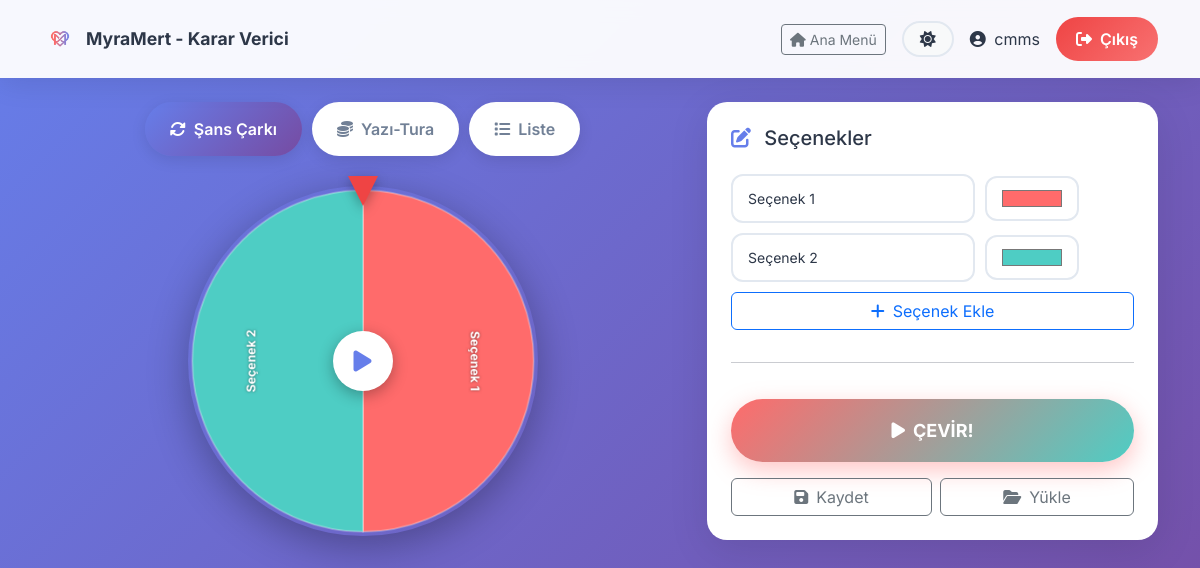
Before: /karar-verici/ (signed in) with the older database file.
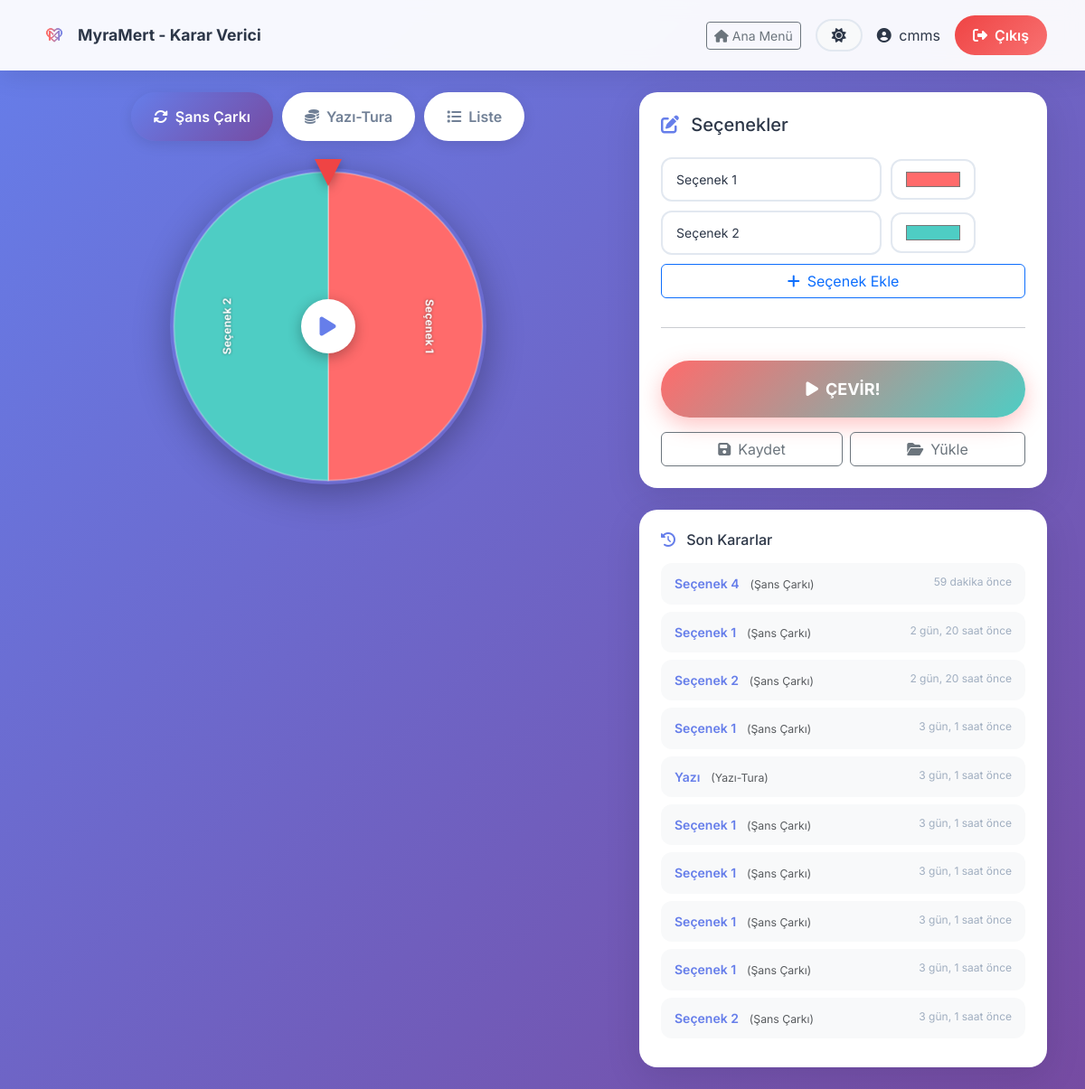
After: the same page with the newer database file.
### core/models.py (models this page shows, shortened)
class DecisionHistory(models.Model):
    user = models.ForeignKey(User, on_delete=models.CASCADE)
    wheel_name = models.CharField(max_length=100, verbose_name="Çark Adı")
    result = models.CharField(max_length=100, verbose_name="Sonuç")
    decided_at = models.DateTimeField(auto_now_add=True)
    class Meta:
        ordering = ['-decided_at']
        verbose_name = "Karar Geçmişi"
        verbose_name_plural = "Karar Geçmişleri"

### core/views.py (the view)
# urls.py: path('karar-verici/', views.decision_maker_dashboard, name='decision_maker'),
@login_required
def decision_maker_dashboard(request):
    saved_wheels = DecisionWheel.objects.filter(user=request.user, is_template=False)
    template_wheels = DecisionWheel.objects.filter(is_template=True)
    recent_decisions = DecisionHistory.objects.filter(user=request.user)[:10]
    return render(request, 'core/decision_maker.html', {
        'saved_wheels': saved_wheels,
        'template_wheels': template_wheels,
        'recent_decisions': recent_decisions,
    })

### core/templates/core/decision_maker.html (shortened to what this page needs)
{% extends 'core/base.html' %}
{% load static %}
{% block page_subtitle %} - Karar Verici{% endblock %}
{% block navbar_extra %}
<a href="{% url 'dashboard' %}" class="btn btn-outline-secondary btn-sm">
    <i class="fas fa-home me-1"></i>Ana Menü
</a>
{% endblock %}
{% block content %}
<div class="row">
    <div class="col-lg-7 mb-4">
        <div class="mode-tabs">
            <button class="mode-tab active" data-mode="wheel">
                <i class="fas fa-sync-alt me-2"></i>Şans Çarkı
            </button>
            <button class="mode-tab" data-mode="coin">
                <i class="fas fa-coins me-2"></i>Yazı-Tura
            </button>
            <button class="mode-tab" data-mode="list">
                <i class="fas fa-list me-2"></i>Liste
            </button>
        </div>
        <div id="wheelMode" class="mode-content">
            <div class="wheel-container">
                <div class="wheel-pointer"></div>
                <div class="wheel-wrapper">
                    <div class="wheel-center" onclick="spinWheel()">
                        <i class="fas fa-play"></i>
                    </div>
                </div>
            </div>
        </div>
    </div>
    <div class="col-lg-5">
        <div class="options-container">
            <h5 class="mb-4">
                <i class="fas fa-edit me-2" style="color: var(--primary-start);"></i>
                Seçenekler
            </h5>
            <div id="optionsInputs">
            </div>
            <button class="btn btn-outline-primary w-100 mb-3" onclick="addOption()">
                <i class="fas fa-plus me-2"></i>Seçenek Ekle
            </button>
            <hr>
            <div class="d-flex gap-2">
                <button class="spin-btn flex-grow-1" onclick="spinWheel()" id="mainSpinBtn">
                    <i class="fas fa-play me-2"></i>ÇEVİR!
                </button>
            </div>
            <div class="d-flex gap-2 mt-3">
                <button class="btn btn-outline-secondary flex-grow-1" data-bs-toggle="modal"
                    data-bs-target="#saveModal">
                    <i class="fas fa-save me-2"></i>Kaydet
                </button>
                <button class="btn btn-outline-secondary flex-grow-1" data-bs-toggle="modal"
                    data-bs-target="#loadModal">
                    <i class="fas fa-folder-open me-2"></i>Yükle
                </button>
            </div>
        </div>
        {% if recent_decisions %}
        <div class="options-container mt-4">
            <h6 class="mb-3">
                <i class="fas fa-history me-2" style="color: var(--primary-start);"></i>
                Son Kararlar
            </h6>
            {% for decision in recent_decisions %}
            <div class="history-item">
                <div>
                    <span class="history-result">{{ decision.result }}</span>
                    <small class="text-muted ms-2">({{ decision.wheel_name }})</small>
                </div>
                <span class="history-date">{{ decision.decided_at|timesince }} önce</span>
            </div>
            {% endfor %}
        </div>
        {% endif %}
    </div>
</div>
<div class="confetti" id="confetti"></div>
{% endblock %}

### core/templates/core/base.html (shortened to what this page needs)
{% load static %}
<!DOCTYPE html>
<html lang="tr" data-theme="light">
<head>
    <link href="https://cdn.jsdelivr.net/npm/bootstrap@5.3.0/dist/css/bootstrap.min.css" rel="stylesheet">
    <link href="https://cdnjs.cloudflare.com/ajax/libs/font-awesome/6.5.1/css/all.min.css" rel="stylesheet">
    <link href="{% static 'css/styles.css' %}" rel="stylesheet">
</head>
<body>
    <nav class="navbar navbar-custom">
        <div class="container">
            <a class="navbar-brand" href="{% url 'dashboard' %}">
                <img src="{% static 'images/favicon.png' %}" alt="MyraMert" class="navbar-logo">
                <span class="brand-text">MyraMert{% block page_subtitle %}{% endblock %}</span>
            </a>
            <div class="d-flex align-items-center gap-3">
                {% block navbar_extra %}{% endblock %}
                <button class="theme-toggle" id="themeToggle" title="Tema Değiştir">
                    <i class="fas fa-sun" id="themeIcon"></i>
                </button>
                {% if user.is_authenticated %}
                <span class="d-none d-md-inline" style="color: var(--text-primary);">
                    <i class="fas fa-user-circle me-1"></i>
                    {{ user.username }}
                </span>
                <a href="{% url 'logout' %}" class="btn-danger-gradient" style="padding: 10px 20px;">
                    <i class="fas fa-sign-out-alt"></i>
                    <span class="d-none d-md-inline">Çıkış</span>
                </a>
                {% endif %}
            </div>
        </div>
    </nav>
    <main class="{% block main_class %}container py-4{% endblock %}">
        {% block content %}{% endblock %}
    </main>
</body>
</html>

### static/css/styles.css (style rules this page uses)
:root { --primary-start: #667eea; --primary-end: #764ba2; --primary-gradient: linear-gradient(135deg, var(--primary-start), var(--primary-end)); --success-start: #10b981; --success-end: #34d399; --success-gradient: linear-gradient(135deg, var(--success-start), var(--success-end)); --danger-start: #ef4444; --danger-end: #f87171; --danger-gradient: linear-gradient(135deg, var(--danger-start), var(--danger-end)); --warning-start: #f59e0b; --warning-end: #fbbf24; --warning-gradient: linear-gradient(135deg, var(--warning-start), var(--warning-end)); --accent-start: #11998e; --accent-end: #38ef7d; --accent-gradient: linear-gradient(135deg, var(--accent-start), var(--accent-end)); --text-primary: #2d3748; --text-secondary: #718096; --text-muted: #a0aec0; --bg-body: linear-gradient(135deg, #667eea 0%, #764ba2 100%); --bg-card: #ffffff; --bg-card-secondary: #f8f9fa; --bg-navbar: rgba(255, 255, 255, 0.95); --border-color: #e2e8f0; --shadow-color: rgba(0, 0, 0, 0.1); --space-xs: 4px; --space-sm: 8px; --space-md: 16px; --space-lg: 24px; --space-xl: 40px; --space-2xl: 60px; --radius-sm: 8px; --radius-md: 12px; --radius-lg: 20px; --radius-xl: 25px; --radius-full: 50px; --font-sans: 'Inter', 'Segoe UI', system-ui, -apple-system, sans-serif; --font-weight-normal: 400; --font-weight-medium: 500; --font-weight-semibold: 600; --font-weight-bold: 700; --transition-fast: 0.2s ease; --transition-base: 0.3s ease; --transition-slow: 0.5s ease; }
* { box-sizing: border-box; }
body { background: var(--bg-body); min-height: 100vh; font-family: var(--font-sans); color: var(--text-primary); margin: 0; padding: 0; transition: background var(--transition-slow), color var(--transition-base); }
.navbar-custom { background: var(--bg-navbar); backdrop-filter: blur(10px); -webkit-backdrop-filter: blur(10px); box-shadow: 0 4px 30px var(--shadow-color); padding: var(--space-md) 0; transition: background var(--transition-base); }
.navbar-custom .navbar-brand { font-weight: var(--font-weight-bold); color: var(--text-primary); text-decoration: none; display: flex; align-items: center; gap: var(--space-sm); }
.navbar-logo { width: 36px; height: 36px; object-fit: contain; border-radius: 6px; }
.brand-text { font-size: 1.1rem; }
.btn-danger-gradient { background: var(--danger-gradient); color: white; border: none; padding: var(--space-md) var(--space-xl); border-radius: var(--radius-full); font-weight: var(--font-weight-semibold); cursor: pointer; transition: transform var(--transition-fast), box-shadow var(--transition-base); display: inline-flex; align-items: center; gap: var(--space-sm); text-decoration: none; }
.theme-toggle { background: var(--bg-card-secondary); border: 2px solid var(--border-color); border-radius: var(--radius-full); padding: var(--space-sm) var(--space-md); cursor: pointer; display: flex; align-items: center; gap: var(--space-sm); transition: all var(--transition-base); color: var(--text-primary); }
.theme-toggle i { font-size: 1rem; }

Changed rows visible on the page:
added DecisionHistory: result "Seçenek 4", wheel_name "Şans Çarkı", decided_at "59 dakika"
added DecisionHistory: result "Seçenek 1", wheel_name "Şans Çarkı", decided_at "2 gün, 20 saat"
added DecisionHistory: result "Seçenek 2", wheel_name "Şans Çarkı", decided_at "2 gün, 20 saat"
added DecisionHistory: result "Seçenek 1", wheel_name "Şans Çarkı", decided_at "3 gün, 1 saat"
added DecisionHistory: result "Yazı", wheel_name "Yazı-Tura", decided_at "3 gün, 1 saat"
added DecisionHistory: result "Seçenek 1", wheel_name "Şans Çarkı", decided_at "3 gün, 1 saat"
added DecisionHistory: result "Seçenek 1", wheel_name "Şans Çarkı", decided_at "3 gün, 1 saat"
added DecisionHistory: result "Seçenek 1", wheel_name "Şans Çarkı", decided_at "3 gün, 1 saat"
added DecisionHistory: result "Seçenek 1", wheel_name "Şans Çarkı", decided_at "3 gün, 1 saat"
added DecisionHistory: result "Seçenek 2", wheel_name "Şans Çarkı", decided_at "3 gün, 1 saat"
Other visible differences:
text now shown: "Son Kararlar"
